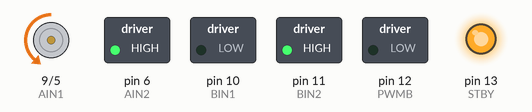
Recording of a sketch running on a simulated Arduino Uno, built with avr-gcc and run on an emulated ATmega328P. On the bench: direction and speed pins drawn as motors (green arrow = direction pin HIGH = forward, orange = LOW = backward, longer = more drive, stopped while the standby pin is LOW), switched loads named in the sketch (green lamp = pin HIGH), output pins drawn as LEDs (lit = HIGH). What the sketch prints to the serial monitor is not drawn.

Above: at 0.05 s.
At 2.75 s:
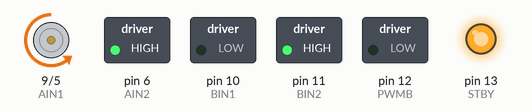
At 5.4 s:
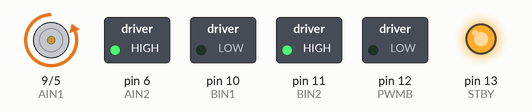
Timing chart, 0 to 6.9 s (numbered marks = the images above):
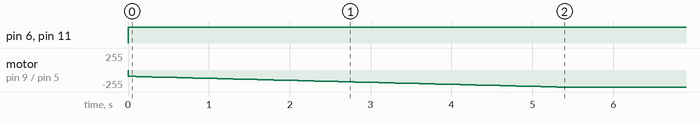

The sketch:

test.ino
```cpp
/* Robot_SimpleMotor_Drive_V0 with encoders

   Adafruit Feather M4 using Pololu TB6612FNG motor controller
   Drives two motors at fixed speed with PI control

   Motor Control Table
   XIN1   XIN2    Effect
   Low    Low     Brake
   Low    High    Forward
   High   Low     Reverse

   Free to use for all
   F Milburn, January 2020
*/
#include <PID_v1.h>
// Output pins used to control motors
const uint16_t PWMA = 5;         // Motor A PWM control     Orange
const uint16_t AIN2 = 6;         // Motor A input 2         Brown
const uint16_t AIN1 = 9;         // Motor A input 1         Green
const uint16_t BIN1 = 10;        // Motor B input 1         Yellow
const uint16_t BIN2 = 11;        // Motor B input 2         Purple
const uint16_t PWMB = 12;        // Motor B PWM control     White
const uint16_t STBY = 13;        // Standby                 Brown
// Motor encoder external interrupt pins
const uint16_t ENCA = A3;        // Encoder A input         Yellow
const uint16_t ENCB = A2;        // Encoder B input         Green
// PWM
const uint16_t ANALOG_WRITE_BITS = 8;
const uint16_t MAX_PWM = pow(2, ANALOG_WRITE_BITS) - 1;
const uint16_t MIN_PWM = MAX_PWM / 4;    // Make sure motor turns
// Motor timing
unsigned long nowTime = 0;       // updated on every loop
unsigned long startTimeA = 0;    // start timing A interrupts
unsigned long startTimeB = 0;    // start timing B interrupts
unsigned long countIntA = 0;     // count the A interrupts
unsigned long countIntB = 0;     // count the B interrupts
double periodA = 0;              // motor A period
double periodB = 0;              // motor B period
// PID
const unsigned long SAMPLE_TIME = 100;  // time between PID updates
const unsigned long INT_COUNT = 20;     // sufficient interrupts for accurate timing
double setpointA = 150;         // setpoint is rotational speed in Hz
double inputA = 0;              // input is PWM to motors
double outputA = 0;             // output is rotational speed in Hz
double setpointB = 0;         // setpoint is rotational speed in Hz
double inputB = 0;              // input is PWM to motors
double outputB = 0;             // output is rotational speed in Hz
double KpA = 0.20, KiA = 0.20, KdA = 0;
double KpB = 0.20, KiB = 0.20, KdB = 0;
PID motorA(&inputA, &outputA, &setpointA, KpA, KiA, KdA, DIRECT);
PID motorB(&inputB, &outputB, &setpointB, KpB, KiB, KdB, DIRECT);
double storeB = 0;               // used for debug print
void setup() {
  initMotors();
  initEncoders();
  initPWM();
  Serial.begin(115200);
  while (!Serial) {
    // wait for serial to start
  }
}
void loop() {
  nowTime = millis();
  motorA.Compute();
  motorB.Compute();
  forwardA((int)outputA);
  forwardB((int)outputB);

  if (storeB != outputB) {
    storeB = outputB;
    Serial.println("inputA, inputB, errorA, errorB");
    Serial.print(inputA); Serial.print("  ");
    Serial.print(inputB); Serial.print("  ");
    Serial.print(100 * (setpointA - inputA) / setpointA); Serial.print("  ");
    Serial.print(100 * (setpointB - inputB) / setpointB); Serial.println("\n");
  }
}
void forwardA(uint16_t pwm) {
  digitalWrite(AIN1, LOW);
  digitalWrite(AIN2, HIGH);
  analogWrite(PWMA, pwm);
}
void forwardB(uint16_t pwm) {
  digitalWrite(BIN1, LOW);
  digitalWrite(BIN2, HIGH);
  analogWrite(PWMB, pwm);
}
void reverseA(uint16_t pwm) {
  digitalWrite(AIN1, HIGH);
  digitalWrite(AIN2, LOW);
  analogWrite(PWMA, pwm);
}
void reverseB(uint16_t pwm) {
  digitalWrite(BIN1, HIGH);
  digitalWrite(BIN2, LOW);
  analogWrite(PWMB, pwm);
}
void brakeA() {
  digitalWrite(AIN1, LOW);
  digitalWrite(AIN2, LOW);
}
void brakeB() {
  digitalWrite(BIN1, LOW);
  digitalWrite(BIN2, LOW);
}
void standbyMotors(bool standby) {
  if (standby == true) {
    digitalWrite(STBY, LOW);
  }
  else {
    digitalWrite(STBY, HIGH);
  }
}
void initMotors() {
  pinMode(AIN1, OUTPUT);
  pinMode(AIN2, OUTPUT);
  pinMode(PWMA, OUTPUT);
  pinMode(BIN1, OUTPUT);
  pinMode(BIN2, OUTPUT);
  pinMode(PWMB, OUTPUT);
  pinMode(STBY, OUTPUT);
  //analogWriteResolution(ANALOG_WRITE_BITS);
  standbyMotors(false);
}
void initEncoders() {
  pinMode(ENCA, INPUT_PULLUP);
  pinMode(ENCB, INPUT_PULLUP);
  attachInterrupt(digitalPinToInterrupt(ENCA), isr_A, RISING);
  attachInterrupt(digitalPinToInterrupt(ENCB), isr_B, RISING);
}
void initPWM() {
  startTimeA = millis();
  startTimeB = millis();
  motorA.SetOutputLimits(MIN_PWM, MAX_PWM);
  motorB.SetOutputLimits(MIN_PWM, MAX_PWM);
  motorA.SetSampleTime(SAMPLE_TIME);
  motorB.SetSampleTime(SAMPLE_TIME);
  motorA.SetMode(AUTOMATIC);
  motorB.SetMode(AUTOMATIC);
}
void isr_A() {
  // count sufficient interrupts to get accurate timing
  // inputX is the encoder frequency in Hz
  countIntA++;
  if (countIntA == INT_COUNT) {
    inputA = (float) INT_COUNT * 1000 / (float)(nowTime - startTimeA);
    startTimeA = nowTime;
    countIntA = 0;
  }
}
void isr_B() {
  // count sufficient interrupts to get accurate timing
  // inputX is the encoder frequency in Hz
  countIntB++;
  if (countIntB == INT_COUNT) {
    inputB = (float) INT_COUNT * 1000 / (float)(nowTime - startTimeB);
    startTimeB = nowTime;
    countIntB = 0;
  }
}
```

Measured:
- by itself, pin 6 (AIN2), pin 11 (BIN2): LOW → HIGH at 0.00 s
- by itself, motor on pin 9 (AIN1) / pin 5 (PWMA): moves from stopped to backward 255/255 over 5.3 s
